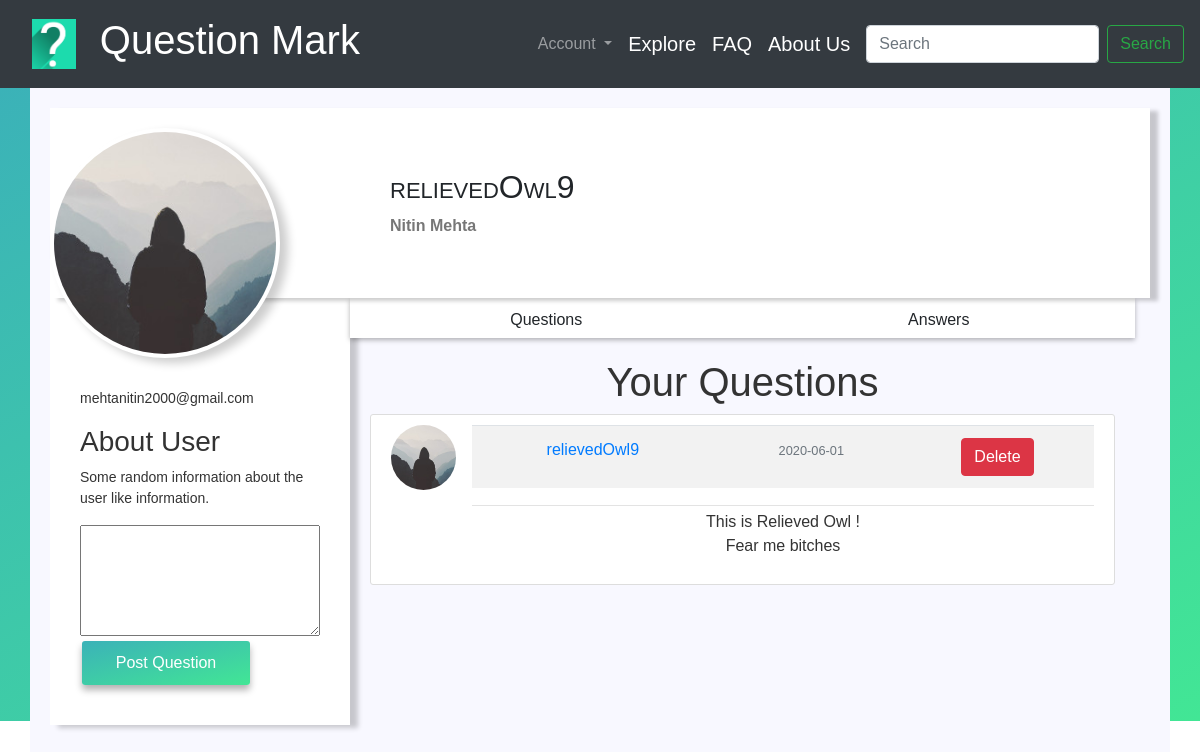
The app's page /profile (signed in) with its own data.
### Question_Mark/models.py (models this page shows, shortened)
class User(db.Model, UserMixin):
    id = db.Column(db.Integer, primary_key=True)
    first_name = db.Column(db.String(30), unique=False, nullable=False)
    last_name = db.Column(db.String(30), unique=False, nullable=False)
    username = db.Column(db.String(30), unique=True, nullable=False)
    email = db.Column(db.String(120), unique=True, nullable=False)
    image_file = db.Column(db.String(20), nullable=False, default='default.jpg')
    password = db.Column(db.String(60), nullable=False)
    questions = db.relationship('Questions', backref='author', lazy=True)

class Questions(db.Model):
    id = db.Column(db.Integer, primary_key=True)
    question = db.Column(db.Text, nullable=False)
    date_posted = db.Column(db.DateTime, nullable=False, default=datetime.utcnow)
    user_id = db.Column(db.Integer, db.ForeignKey('user.id'), nullable=False)

### Question_Mark/routes.py (the view, shortened to what this page needs)
@app.route("/profile", methods=['GET','POST'])
@login_required
def profile():
    user = User.query.filter_by(username=current_user.username).first_or_404()
    quest = Questions.query.filter_by(author=user)\
            .order_by(Questions.date_posted.desc())
    return render_template('profile.html', title='Profile', user=user, quest=quest)

### Question_Mark/models.py (called while the page is built)
@login_manager.user_loader
def load_user(user_id):
    return User.query.get(int(user_id))

### Question_Mark/templates/profile.html (shortened to what this page needs)
{% extends "layout.html" %}
{% block head %}
<link rel="stylesheet" href={{ url_for('static', filename='style_profile.css') }}>
<link rel="stylesheet" href={{ url_for('static', filename='style_questions.css') }}>
{% endblock head %}
{% block content %}
    <div class="container white-container">
        <div class="profile-header">
            <div class="profile-img">
                <img src={{ url_for('static', filename='default.jpg') }} width: 200; alt="">
            </div>
            <div class="profile-nav-info">
                <h3 class="user-name">
                    {{ current_user.username }}
                </h3>
                <div class="address">
                    <p class="state">
                        {{ current_user.first_name }} {{ current_user.last_name }}
                    </p>
                </div>
            </div>
        </div>
        <div class="main-bd">
            <div class="left-side">
                <div class="profile-side">
                    <p class='user-mail'>{{ current_user.email }}</p>
                    <div class="userbio">
                        <h3>About User</h3>
                        <p> Some random information about the user like information.</p>
                    </div>
                    <div class="post-area">
                        <form method="POST" action="{{ url_for('profile') }}" class="input-group">
                            <textarea name="question" id="" cols="35" rows="5"></textarea>
                            <button class="post-button">Post Question</button>
                        </form>
                    </div>
                </div>
            </div>
            <div class="right-side">
                <div class="nav">
                    <div class="ul">
                        <p onclick="tabs(0)" class="user-question">Questions</p>
                        <p onclick="tabs(1)" class="user-answer">Answers</p>
                    </div>
                </div>
                <div class="profile-body">
                    <div class="profile-question tab">
                        <h1>Your Questions</h1>
                        {% for item in quest %}
                        <article class="media content-section">
                            <img class="rounded-circle article-img" src="{{ url_for('static', filename='default.jpg') }}">
                            <div class="media-body">
                                <div class="article-metadata">
                                    <table class="table table-striped">
                                    <tr>
                                    <td><a class="mr-2" href="#">{{ item.author.username }}</a></td>
                                    <td><small class="text-muted">{{ item.date_posted.strftime('%Y-%m-%d') }}</small></td>
                                    <td><form action="{{url_for('delete_ques', id=item.id)}}" method="POST">
                                        <input type="submit" value="Delete" class="btn btn-danger">
                                    </form></td></tr></table>
                                </div>
                                <p class="article-content">{{ item.question }}</p>
                            </div>
                        </article>
                        {% endfor %}
                    </div>
                </div>
            </div>
        </div>
    </div>
{% endblock content %}

### Question_Mark/static/style_profile.css (style rules this page uses)
* { box-sizing: border-box; }
.container { padding: 20px; }
.white-container { background-color: ghostwhite; height: 100vh; overflow: hidden; }
.profile-header { background: #fff; width: 100%; display: flex; height: 190px; position: relative; box-shadow: 8px 3px 4px rgba(0, 0, 0, 0.2); }
.profile-img { float: left; width: 340px; height: 200px; }
.profile-img img { border-radius: 50%; height: 230px; width: 230px; border: 4px solid #fff; box-shadow: 8px 5px 10px rgba(0, 0, 0, 0.2); position: absolute; top: 20px; z-index: 5; background: #fff; }
.profile-nav-info { float: left; flex-direction: column; justify-content: center; padding-top: 60px; }
.profile-nav-info h3 { font-variant: small-caps; font-size: 2rem; font-family: sans-serif; }
.profile-nav-info .address { display: flex; font-weight: bold; color: #777; }
.main-bd { width: 100%; display: flex; padding-right: 15px; }
.profile-side { width: 300px; background: #fff; box-shadow: 8px 3px 5px rgba(0, 0, 0, 0.2); padding: 90px 30px 30px; }
.profile-side { margin-bottom: 2px; color: #333; font-size: 14px; }
.post-button { border: 0; padding: 10px; width: 70%; border-radius: 3px; background: linear-gradient(to bottom right, #3bb2b8, #42e695); font-family: sans-serif; font-size: 1rem; margin: 5px 2px; outline: none; margin-bottom: 10px; transition: background 0.3s ease-in-out; box-shadow: 0px 5px 7px 0px rgba(0, 0, 0, 0.3); color: white; position: relative; }
.ul { display: flex; justify-content: center; height: 40px; background: #fff; width: 100%; box-shadow: 0px 2px 5px rgba(0, 0, 0, 0.3); }
.ul p { padding: 10px; width: 100%; cursor: pointer; text-align: center; transition: all 0.2s ease-in-out; }
.profile-body { width: 100%; z-index: -1; color: #333; }
.tab { padding: 20px; width: 100%; text-align: center; display: none; }

### Question_Mark/static/style_questions.css (style rules this page uses)
.content-section { background: #ffffff; padding: 10px 20px; border: 1px solid #dddddd; border-radius: 3px; margin-bottom: 20px; width: 745px; }
.article-content { white-space: pre-line; }
.article-img { height: 65px; width: 65px; margin-right: 16px; }
.article-metadata { padding-bottom: 1px; margin-bottom: 4px; border-bottom: 1px solid #e3e3e3 }

### Question_Mark/templates/layout.html (style rules this page uses)
body { box-sizing: border-box; font-family: sans-serif; }

### records on screen
User: username "relievedOwl9", first_name "Nitin", last_name "Mehta", email "mehtanitin2000@gmail.com"
Questions: author.username "relievedOwl9", date_posted "2020-06-01", question "This is Relieved Owl ! Fear me bitches"
